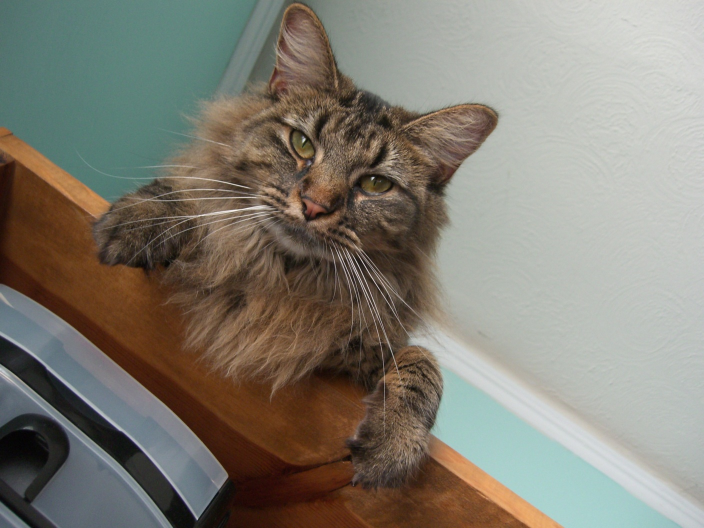
#> input picture nutmeg.jpg, 1408 x 1056 px (shown at 1/2 size)
$ jupyter execute project1.ipynb   (shell and % lines are left out)
#> lines starting #> are read from the running program, lines starting #| are printed output that depends on the picture
### utils.py
import time
import os
import cv2
import argparse
import numpy as np
from scipy import signal
from math import ceil, floor
import matplotlib.pyplot as plt
from matplotlib.colors import LogNorm


def align_images(input_img_1, input_img_2, pts_img_1, pts_img_2,
                 save_images=False):

    # Load images
    im1 = cv2.imread(input_img_1)
    im1 = cv2.cvtColor(im1, cv2.COLOR_BGR2RGB)

    im2 = cv2.imread(input_img_2)
    im2 = cv2.cvtColor(im2, cv2.COLOR_BGR2RGB)

    # get image sizes
    h1, w1, b1 = im1.shape
    h2, w2, b2 = im2.shape

    # Get center coordinate of the line segment
    center_im1 = np.mean(pts_img_1, axis=0)
    center_im2 = np.mean(pts_img_2, axis=0)

    plt.close('all')

    # translate first so that center of ref points is center of image
    tx = int(np.around((w1 / 2 - center_im1[0]) * 2))

    if tx > 0:
        padding = np.zeros((im1.shape[0], tx, 3), dtype=im1.dtype)
        im1 = np.concatenate([padding, im1], axis=1)
    else:
        padding = np.zeros((im1.shape[0], -tx, 3), dtype=im1.dtype)
        im1 = np.concatenate([im1, padding], axis=1)

    ty = int(np.round((h1 / 2 - center_im1[1]) * 2))

    if ty > 0:
        padding = np.zeros((ty, im1.shape[1], 3), dtype=im1.dtype)
        im1 = np.concatenate([padding, im1], axis=0)
    else:
        padding = np.zeros((-ty, im1.shape[1], 3), dtype=im1.dtype)
        im1 = np.concatenate([im1, padding], axis=0)

    tx = int(np.around((w2 / 2 - center_im2[0]) * 2))

    if tx > 0:
        padding = np.zeros((im2.shape[0], tx, 3), dtype=im2.dtype)
        im2 = np.concatenate([padding, im2], axis=1)
    else:
        padding = np.zeros((im2.shape[0], -tx, 3), dtype=im2.dtype)
        im2 = np.concatenate([im2, padding], axis=1)

    ty = int(np.round((h2 / 2 - center_im2[1]) * 2))

    if ty > 0:
        padding = np.zeros((ty, im2.shape[1], 3), dtype=im2.dtype)
        im2 = np.concatenate([padding, im2], axis=0)
    else:
        padding = np.zeros((-ty, im2.shape[1], 3), dtype=im2.dtype)
        im2 = np.concatenate([im2, padding], axis=0)

    # downscale larger image so that lengths between ref points are the same
    len1 = np.linalg.norm(pts_img_1[0]-pts_img_1[1])
    len2 = np.linalg.norm(pts_img_2[0]-pts_img_2[1])
    dscale = len2 / len1

    if dscale < 1:
        width = int(im1.shape[1] * dscale)
        height = int(im1.shape[0] * dscale)
        dim = (width, height)
        im1 = cv2.resize(im1, dim, interpolation=cv2.INTER_LINEAR)
    else:
        width = int(im2.shape[1] * 1 / dscale)
        height = int(im2.shape[0] * 1 / dscale)
        dim = (width, height)
        im2 = cv2.resize(im2, dim, interpolation=cv2.INTER_LINEAR)

    # rotate im1 so that angle between points is the same
    theta1 = np.arctan2(-(pts_img_1[1, 1]-pts_img_1[0, 1]),
                        pts_img_1[1, 0]-pts_img_1[0, 0])
    theta2 = np.arctan2(-(pts_img_2[1, 1]-pts_img_2[0, 1]),
                        pts_img_2[1, 0]-pts_img_2[0, 0])
    dtheta = theta2-theta1
    rows, cols = im1.shape[:2]
    M = cv2.getRotationMatrix2D((cols/2, rows/2), dtheta*180/np.pi, 1)
    cos = np.abs(M[0, 0])
    sin = np.abs(M[0, 1])

    # compute the new bounding dimensions of the image
    nW = int((rows * sin) + (cols * cos))
    nH = int((rows * cos) + (cols * sin))

    # adjust the rotation matrix to take into account translation
    M[0, 2] += (nW / 2) - cols/2
    M[1, 2] += (nH / 2) - rows/2

    im1 = cv2.warpAffine(im1, M, (nW, nH))

    # Crop images (on both sides of border) to be same height and width
    h1, w1, b1 = im1.shape
    h2, w2, b2 = im2.shape

    minw = min(w1, w2)
    brd = (max(w1, w2)-minw)/2
    if minw == w1:  # crop w2
        im2 = im2[:, int(ceil(brd)):int(-floor(brd)) if floor(brd) > 0 else None, :]
        tx = tx-int(ceil(brd))
    else:
        im1 = im1[:, int(ceil(brd)):int(-floor(brd)) if floor(brd) > 0 else None, :]
        tx = tx+int(ceil(brd))

    minh = min(h1, h2)
    brd = (max(h1, h2)-minh)/2
    if minh == h1:  # crop h2
        im2 = im2[int(ceil(brd)):int(-floor(brd)) if floor(brd) > 0 else None, :, :]
        ty = ty-int(ceil(brd))
    else:
        im1 = im1[int(ceil(brd)):int(-floor(brd)) if floor(brd) > 0 else None, :, :]
        ty = ty+int(ceil(brd))

    im1 = cv2.cvtColor(im1.astype(np.uint8), cv2.COLOR_RGB2BGR)
    im2 = cv2.cvtColor(im2.astype(np.uint8), cv2.COLOR_RGB2BGR)

    if save_images:
        output_img_1 = 'aligned_{}'.format(os.path.basename(input_img_1))
        output_img_2 = 'aligned_{}'.format(os.path.basename(input_img_2))
        cv2.imwrite(output_img_1, im1)
        cv2.imwrite(output_img_2, im2)

    return im1, im2


# [47 lines left out: functions prompt_eye_selection, crop_image, not called in this run]


def interactive_crop(image):
    fig, ax = plt.subplots(figsize=(10, 8))
    ax.imshow(image, cmap='gray')
    ax.set_title('Click upper-left and lower-right corner to crop')
    ax.axis('off')

    points = []
    return_object = {
        'cropped_image': None,
        'crop_bound': None
    }

    # [28 lines left out: function onclick, not called in this run]

    fig.canvas.mpl_connect('button_press_event', onclick)
    plt.show()

    return return_object


# [35 lines left out: functions gaussian_kernel, plot, plot_spectrum, not called in this run]

### project1.ipynb
# Programming Project #1: Hybrid Images

## CS445: Computational Photography

### Part I: Hybrid Images

[cell 1]
import cv2

import numpy as np
from matplotlib.colors import LogNorm
from scipy import signal
import utils

[cell 2]
# switch from notebook to inline if using colab or otherwise cannot use interactive display)
import matplotlib.pyplot as plt

[cell 3]
datadir = "./"

im1_file = datadir + 'nutmeg.jpg'
im2_file = datadir + 'DerekPicture.jpg'

im1 = np.float32(cv2.imread(im1_file, cv2.IMREAD_GRAYSCALE) / 255.0)
#> im1: shape (1056, 1408) float32; min 0.00784, max 0.988, mean 0.494
im2 = np.float32(cv2.imread(im2_file, cv2.IMREAD_GRAYSCALE) / 255.0)
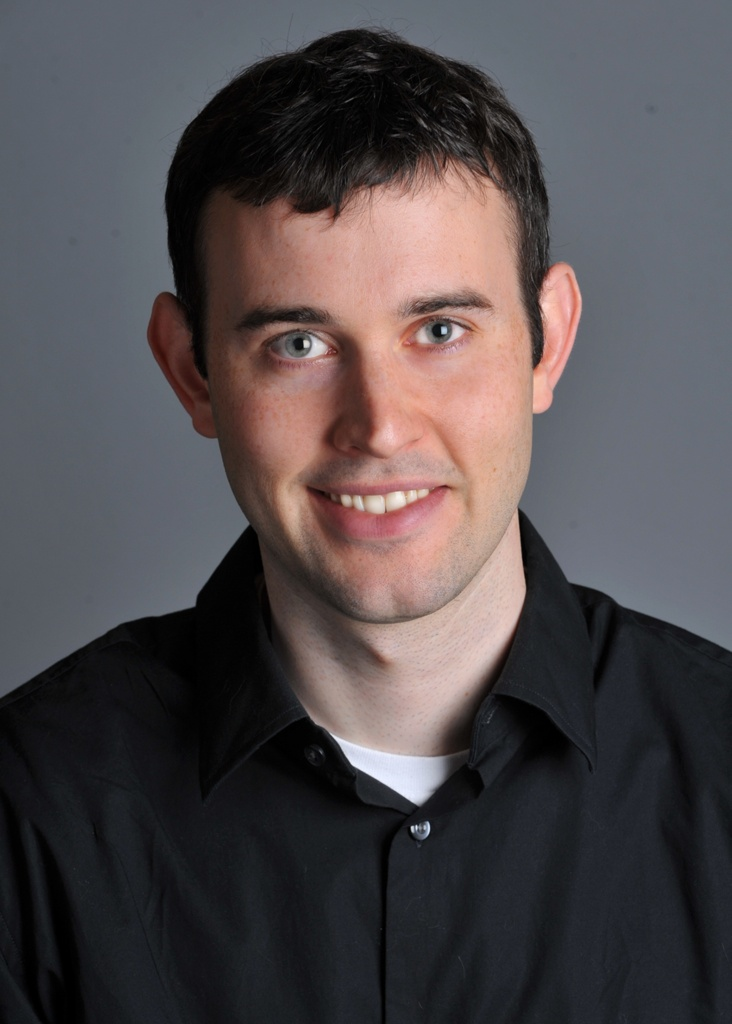
#> input picture DerekPicture.jpg, 732 x 1024 px
#> im2: shape (1024, 732) float32; min 0, max 0.953, mean 0.3

#### Get Eye Points

[cell 4]
# pts_im1 = utils.prompt_eye_selection(im1)
pts_im1 = np.array([[607, 290], [748, 370]]) # uncomment if entering [x, y] pts manually
plt.plot(pts_im1[:,0], pts_im1[:,1], 'r-+')

[cell 5]
# pts_im2 = utils.prompt_eye_selection(im2)
pts_im2 = np.array([[299,343], [439,331]]) # uncomment if entering [x, y] pts manually
plt.plot(pts_im2[:,0], pts_im2[:,1], 'r-+')
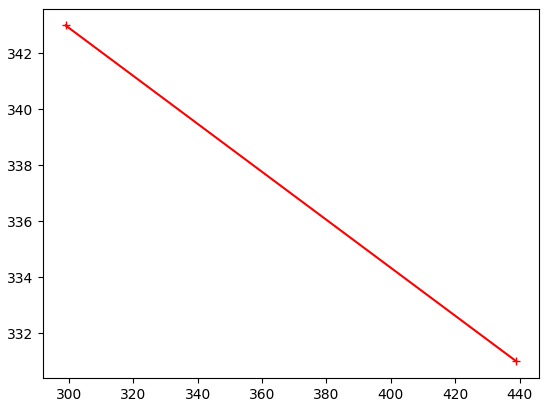
#> figure drawn by matplotlib, 1 panel

[cell 6]
im1, im2 = utils.align_images(im1_file, im2_file,pts_im1,pts_im2,save_images=False)
#> in align_images, im1 is the input picture: shape (1056, 1408, 3); mean B, G, R 115.4, 125.9, 130
#> in align_images, im2 is the input picture: shape (1024, 732, 3); mean B, G, R 76.9, 74.5, 80.5
#> in align_images, `im1 = im1[:, int(ceil(brd)):int(-floor(brd)) if floor(brd) > 0 else No..`:
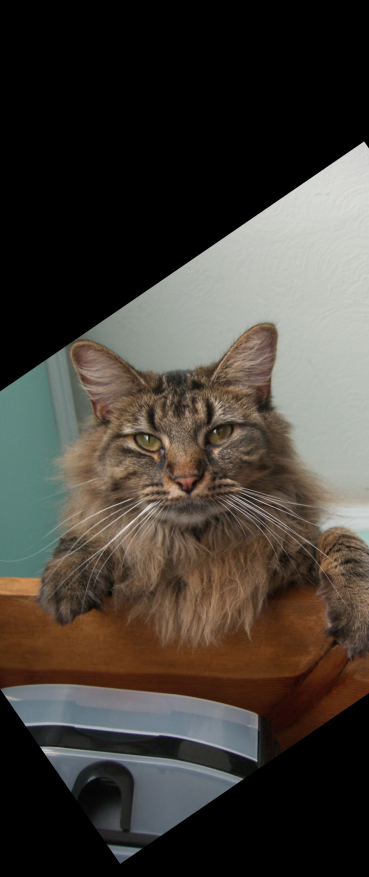
#> im1: shape (1753, 738, 3) (shown at 1/2 size); mean R, G, B 67.7, 62.2, 55.4
#> in align_images, `im1 = cv2.cvtColor(im1.astype(np.uint8), cv2.COLOR_RGB2BGR)`:
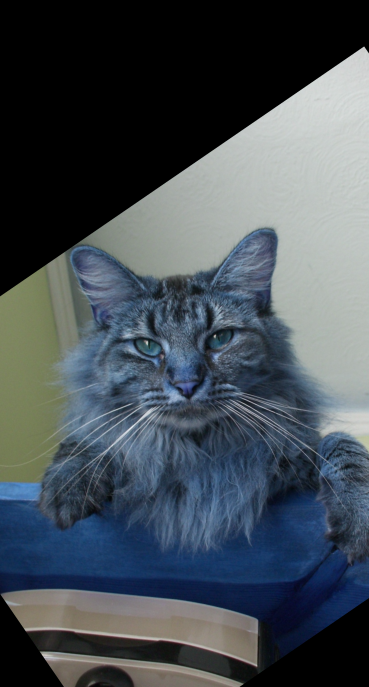
#> im1: shape (1374, 738, 3) (shown at 1/2 size); mean R, G, B 68.6, 77.3, 84.5

[cell 7]
# convert to grayscale
im1 = cv2.cvtColor(im1, cv2.COLOR_BGR2GRAY) / 255.0
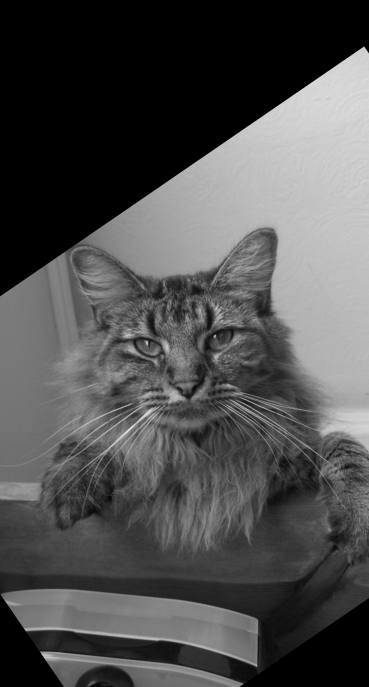
#> im1: shape (1374, 738) float64 (shown at 1/2 size); min 0, max 0.965, mean 0.308
im2 = cv2.cvtColor(im2, cv2.COLOR_BGR2GRAY) / 255.0
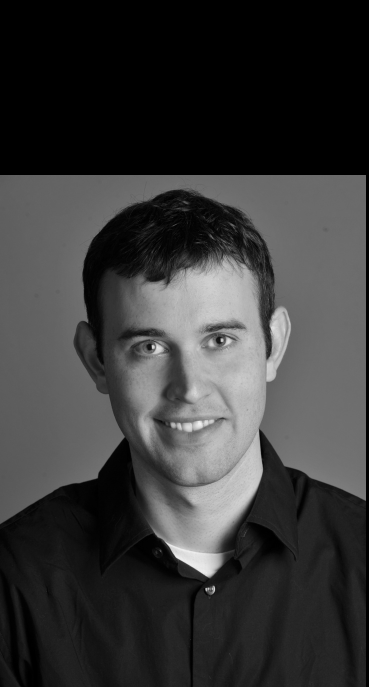
#> im2: shape (1374, 738) float64 (shown at 1/2 size); min 0, max 0.953, mean 0.222

[cell 8]
#Images sanity check
fig, axes = plt.subplots(1, 2)
axes[0].imshow(im1,cmap='gray')
axes[0].set_title('Image 1'), axes[0].set_xticks([]), axes[0].set_yticks([])
axes[1].imshow(im2,cmap='gray')
axes[1].set_title('Image 2'), axes[1].set_xticks([]), axes[1].set_yticks([])
plt.show()

[cell 9]
# [50 lines left out: function hybridImageNPFFT, not called in this run]

[cell 10]
# [55 lines left out: function hybridImageDFT, not called in this run]

[cell 11]
# [83 lines left out: function hybridImageCLOSE, not called in this run]

[cell 12]
# [80 lines left out: function hybridImageStillBadNoShift, not called in this run]

[cell 13]
def hybridImage(im1, im2, sigma_low, sigma_high):
    '''
    Inputs:
        im1:    RGB (height x width x 3) or a grayscale (height x width) image
                as a numpy array.
        im2:    RGB (height x width x 3) or a grayscale (height x width) image
                as a numpy array.
        sigma_low: standard deviation for the low-pass filter
        sigma_high: standard deviation for the high-pass filter

    Output:
        Return the combination of both images, one filtered with a low-pass filter
        and the other with a high-pass filter.
    '''

    fig, ax = plt.subplots(1, 5, figsize=(10, 5))

    ##### Take FFT of image using numpy
    im2_fft = np.fft.fft2(im2)
    im2_fft_shifted = np.fft.fftshift(im2_fft)

    ##### Plot the spectrum
    magnitude_spectrum = 20 * np.log(np.abs(im2_fft_shifted) + 1)
    ax[0].imshow(magnitude_spectrum, cmap='gray')
    ax[0].set_title('FFT Magnitude Spectrum of Image')

    ##### Create Gaussian kernel just like if this was spatial domain
    ksize = int(np.ceil(sigma_low) * 6 + 1)
    if ksize % 2 == 0:  # Ensure odd kernel size
        ksize += 1

    gauss_kernel = cv2.getGaussianKernel(ksize, sigma_low)  # 1D kernel
    gauss_kernel = gauss_kernel @ gauss_kernel.T  # 2D kernel by outer product
    print(f"Kernel min max: {np.min(gauss_kernel)}, {np.max(gauss_kernel)}")

    ##### Pad kernel to be same size as img
    rows, cols = im2.shape
    gaussian_filter = np.zeros((rows, cols), dtype=np.float32)

    # Center the kernel in the frequency domain
    start_row = (rows - ksize) // 2
    start_col = (cols - ksize) // 2
    gaussian_filter[start_row:start_row + ksize, start_col:start_col + ksize] = gauss_kernel
    # Upscale the filter to be from 0 to 1
    gauss_norm_filte = gaussian_filter / np.max(gaussian_filter)
    print(f"gauss_norm_filte min max: {np.min(gauss_norm_filte)}, {np.max(gauss_norm_filte)}")

    ax[1].imshow(gauss_norm_filte, cmap='gray')
    ax[1].set_title('Gaussian Filter')

    ##### Create inverted gauss filter from regular gauss filter
    high_p_filter = np.ones((rows, cols), dtype=np.float32)
    high_p_filter -= gauss_norm_filte

    ax[2].imshow(high_p_filter, cmap='gray')
    ax[2].set_title('Reverse Gauss Filter')

    # Apply the filter directly in the frequency domain (no shift)
    low_filtered_fft = im2_fft_shifted * gauss_norm_filte
    high_filtered_fft = im2_fft_shifted * high_p_filter

    ##### Convert back to spatial domain (Inverse FFT without shifting)
    # Take only real part (the imaginary part should be very close to zero)
    low_img_back = np.real(np.fft.ifft2(np.fft.ifftshift(low_filtered_fft)))
    high_img_back = np.real(np.fft.ifft2(np.fft.ifftshift(high_filtered_fft)))

    # Print Low
    print(f"low image range: [{low_img_back.min():.4f}, {low_img_back.max():.4f}]")

    # Final visualization
    ax[3].imshow(low_img_back, cmap='gray', vmin=0, vmax=1)
    ax[3].set_title('low-pass')

    ### Print High
    print(f"high image range: [{high_img_back.min():.4f}, {high_img_back.max():.4f}]")

    # Final visualization
    ax[4].imshow(high_img_back, cmap='gray', vmin=0, vmax=1)
    ax[4].set_title('high-pass')

    plt.show()

    return low_img_back # TODO ELC replace

[cell 14]
sigma_low = 20 # choose parameters that work for your images
sigma_high = 20

im_hybrid = hybridImage(im1, im2, sigma_low, sigma_high)
#> in hybridImage, `magnitude_spectrum = 20 * np.log(np.abs(im2_fft_shifted) + 1)`:
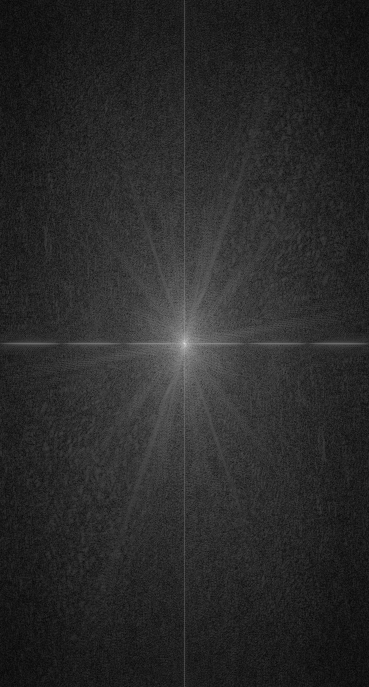
#> magnitude_spectrum: shape (1374, 738) float64 (shown at 1/2 size); min 0.178, max 246.5, mean 42
#> in hybridImage, `low_img_back = np.real(np.fft.ifft2(np.fft.ifftshift(low_filtered_fft)))`:
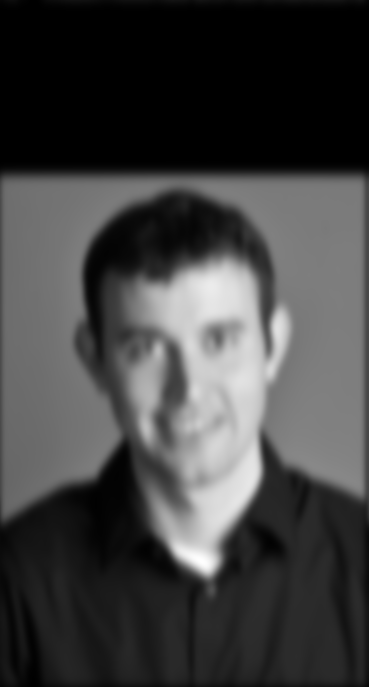
#> low_img_back: shape (1374, 738) float64 (shown at 1/2 size); min -9.55e-05, max 0.862, mean 0.221; drawn with min black and max white
#> in hybridImage, `high_img_back = np.real(np.fft.ifft2(np.fft.ifftshift(high_filtered_ff..`:
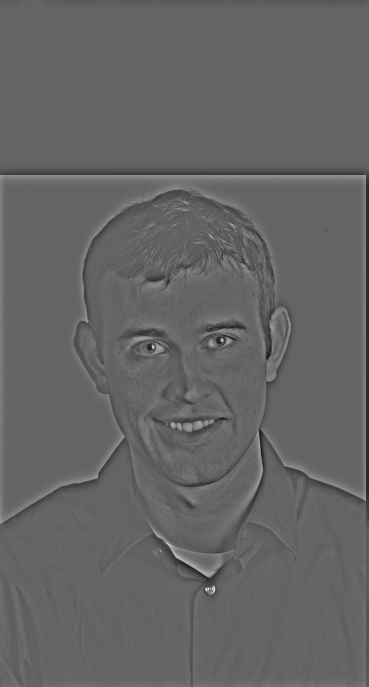
#> high_img_back: shape (1374, 738) float64 (shown at 1/2 size); min -0.433, max 0.667, mean 0.000554; drawn with min black and max white
#| low image range: [-0.0001, 0.8622]
#| high image range: [-0.4335, 0.6674]
#> in hybridImage, `plt.show()`:
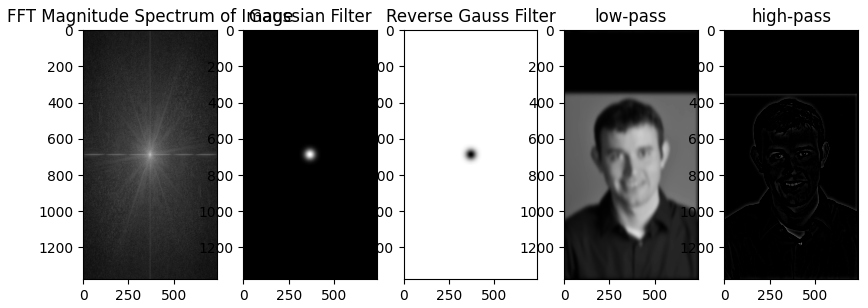
#> figure drawn by matplotlib, 5 panels

[cell 15]
# Optional: Select top left corner and bottom right corner to crop image
# the function returns dictionary of
# {
#   'cropped_image': np.ndarray of shape H x W
#   'crop_bound': np.ndarray of shape 2x2
# }
cropped_object = utils.interactive_crop(im_hybrid)
#> cropped_object = 2 items
